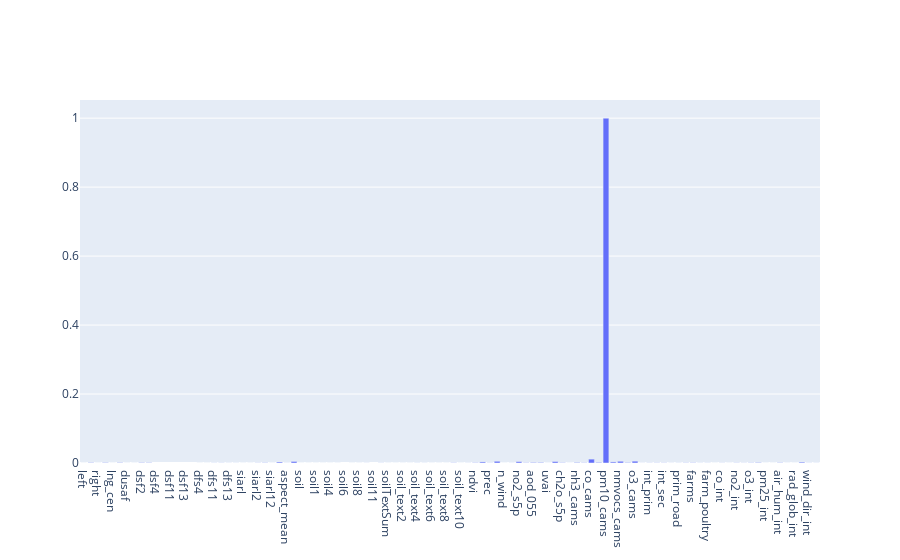

The notebook cell this image was saved under:
### Markdown cell above
### F-Test
It's a statistical test used to compare model from X and Y and check if the difference is significant between them through regression. The algorithm evaluate the Fisher score for each feature variable.

### Code cell
tuple = m.f_test(X, Y, RESULTS_NORMALIZED)
#results saved in an external .csv
tuple.to_csv(r'results/fisher.csv', index = False)

### Figure 1 — Plotly figure (JSON) as saved in the notebook; plotly's stock layout.template omitted (floating-point values rounded to 4 significant figures)
{"data": [{"x": ["left", "bottom", "right", "top", "lng_cen", "lat_cen", "dusaf", "dusafSum", "dsf2", "dsf3", "dsf4", "dsf5", "dsf11", "dsf12", "dsf13", "dsf14", "dfs4", "dfs5", "dfs11", "dfs12", "dfs13", "dfs14", "siarl", "siarlSum", "siarl2", "siarl9", "siarl12", "h_mean", "aspect_mean", "slope_mean", "soil", "soilSum", "soil1", "soil2", "soil4", "soil5", "soil6", "soil7", "soil8", "soil9", "soil11", "soil_text", "soilTextSum", "soil_text1", "soil_text2", "soil_text3", "soil_text4", "soil_text5", "soil_text6", "soil_text7", "soil_text8", "soil_text9", "soil_text10", "soil_moist", "ndvi", "temp_2m", "prec", "press", "n_wind", "e_wind", "no2_s5p", "so2_s5p", "aod_055", "aod_047", "uvai", "co_s5p", "ch2o_s5p", "o3_s5p", "nh3_cams", "no_cams", "co_cams", "dust_cams", "pm10_cams", "no2_cams", "nmvocs_cams", "so2_cams", "o3_cams", "pop", "int_prim", "int_prim_sec", "int_sec", "highway", "prim_road", "sec_road", "farms", "farm_pigs", "farm_poultry", "farm_sheep", "co_int", "nh3_int", "no2_int", "nox_int", "o3_int", "pm10_int", "pm25_int", "so2_int", "air_hum_int", "prec_int", "rad_glob_int", "temp_int", "wind_dir_int", "wind_speed_int"], "y": [0.0, 0.001039, 5.241e-21, 0.001039, 9.264e-22, 0.001039, 1.518e-05, 2.93e-05, 0.001003, 0.0008655, null, null, null, null, null, null, 1.44e-05, 9.59e-07, 0.0002623, 0.0003394, 0.0001421, 0.0001538, 3.663e-05, 2.917e-05, 0.0003671, 0.0006724, 2.104e-05, 0.002868, 0.0001789, 0.004509, 1.037e-05, 5.74e-06, 6.781e-06, 9.222e-06, 8.664e-06, 3.128e-05, null, 1.064e-06, 6.967e-05, 0.0001212, null, 0.0002605, 2.929e-05, 2.272e-06, 1.522e-05, 3.159e-05, 0.0002083, 0.000139, 3.174e-05, 5.395e-05, 8.437e-06, 0.0005894, 2.404e-06, 0.0001651, 0.0007874, 0.003118, 0.0003753, 0.004978, 6.94e-06, 0.0001402, 0.00385, 0.0006964, 0.001576, 0.001604, 7.494e-05, 0.004234, 0.00081, 3.821e-06, 0.001518, 0.0006855, 0.01121, 0.001738, 1.0, 0.003101, 0.005029, 0.001287, 0.005267, 0.0001087, 0.0003571, 0.0004933, 0.0004459, 0.0001269, 0.0002359, 0.000544, 0.0007317, 0.0002144, 0.0002664, 1.038e-06, 0.0002839, 3.27e-05, 0.0004581, 0.0002972, 0.0005988, 0.001325, 1.139e-05, 9.772e-06, 0.0008221, 1.456e-05, 1.156e-05, 0.002466, 0.0002483, 0.0001728], "type": "bar"}], "layout": {}}
